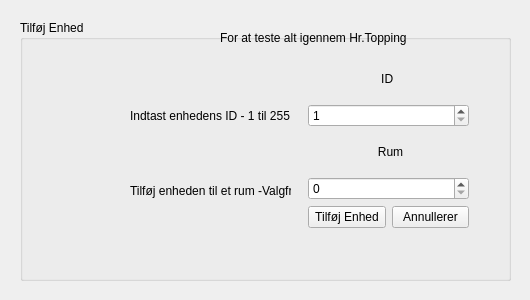
<?xml version="1.0" encoding="UTF-8"?>
<ui version="4.0">
 <class>AddUnit</class>
 <widget class="QWidget" name="AddUnit">
  <property name="geometry">
   <rect>
    <x>0</x>
    <y>0</y>
    <width>530</width>
    <height>300</height>
   </rect>
  </property>
  <property name="sizePolicy">
   <sizepolicy hsizetype="Fixed" vsizetype="Fixed">
    <horstretch>0</horstretch>
    <verstretch>0</verstretch>
   </sizepolicy>
  </property>
  <property name="minimumSize">
   <size>
    <width>530</width>
    <height>300</height>
   </size>
  </property>
  <property name="maximumSize">
   <size>
    <width>530</width>
    <height>300</height>
   </size>
  </property>
  <property name="windowTitle">
   <string>Form</string>
  </property>
  <widget class="QLabel" name="label">
   <property name="geometry">
    <rect>
     <x>30</x>
     <y>10</y>
     <width>121</width>
     <height>21</height>
    </rect>
   </property>
   <property name="text">
    <string/>
   </property>
  </widget>
  <widget class="QGroupBox" name="groupBox">
   <property name="geometry">
    <rect>
     <x>20</x>
     <y>20</y>
     <width>491</width>
     <height>261</height>
    </rect>
   </property>
   <property name="title">
    <string>Tilføj Enhed</string>
   </property>
   <widget class="QLabel" name="label_2">
    <property name="geometry">
     <rect>
      <x>110</x>
      <y>80</y>
      <width>161</width>
      <height>31</height>
     </rect>
    </property>
    <property name="text">
     <string>Indtast enhedens ID - 1 til 255</string>
    </property>
   </widget>
   <widget class="QLabel" name="label_5">
    <property name="geometry">
     <rect>
      <x>110</x>
      <y>150</y>
      <width>161</width>
      <height>41</height>
     </rect>
    </property>
    <property name="text">
     <string>Tilføj enheden til et rum -Valgfrit</string>
    </property>
   </widget>
   <widget class="QLabel" name="label_7">
    <property name="geometry">
     <rect>
      <x>200</x>
      <y>10</y>
      <width>311</width>
      <height>16</height>
     </rect>
    </property>
    <property name="text">
     <string>For at teste alt igennem Hr.Topping</string>
    </property>
   </widget>
   <widget class="QWidget" name="layoutWidget">
    <property name="geometry">
     <rect>
      <x>288</x>
      <y>40</y>
      <width>161</width>
      <height>168</height>
     </rect>
    </property>
    <layout class="QVBoxLayout" name="verticalLayout_4">
     <item>
      <widget class="QLabel" name="label_4">
       <property name="text">
        <string>                      ID </string>
       </property>
      </widget>
     </item>
     <item>
      <widget class="QSpinBox" name="spinBox">
       <property name="minimumSize">
        <size>
         <width>42</width>
         <height>0</height>
        </size>
       </property>
       <property name="minimum">
        <number>1</number>
       </property>
       <property name="maximum">
        <number>255</number>
       </property>
       <property name="displayIntegerBase">
        <number>10</number>
       </property>
      </widget>
     </item>
     <item>
      <widget class="QLabel" name="label_3">
       <property name="text">
        <string>                     Rum</string>
       </property>
      </widget>
     </item>
     <item>
      <widget class="QSpinBox" name="spinBox_2">
       <property name="maximum">
        <number>999999999</number>
       </property>
      </widget>
     </item>
     <item>
      <layout class="QHBoxLayout" name="horizontalLayout_2">
       <item>
        <widget class="QPushButton" name="pushButton">
         <property name="text">
          <string>Tilføj Enhed</string>
         </property>
        </widget>
       </item>
       <item>
        <widget class="QPushButton" name="pushButton_2">
         <property name="text">
          <string>Annullerer</string>
         </property>
        </widget>
       </item>
      </layout>
     </item>
    </layout>
   </widget>
   <zorder>layoutWidget</zorder>
   <zorder>label_2</zorder>
   <zorder>label_5</zorder>
   <zorder>label_7</zorder>
  </widget>
  <zorder>groupBox</zorder>
  <zorder>label</zorder>
 </widget>
 <resources/>
 <connections/>
</ui>
